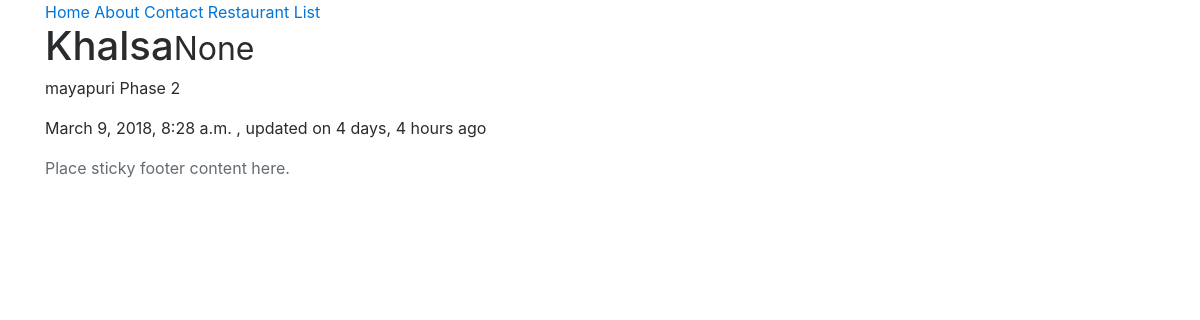
The page /restaurants/1/ on the database as committed earlier.
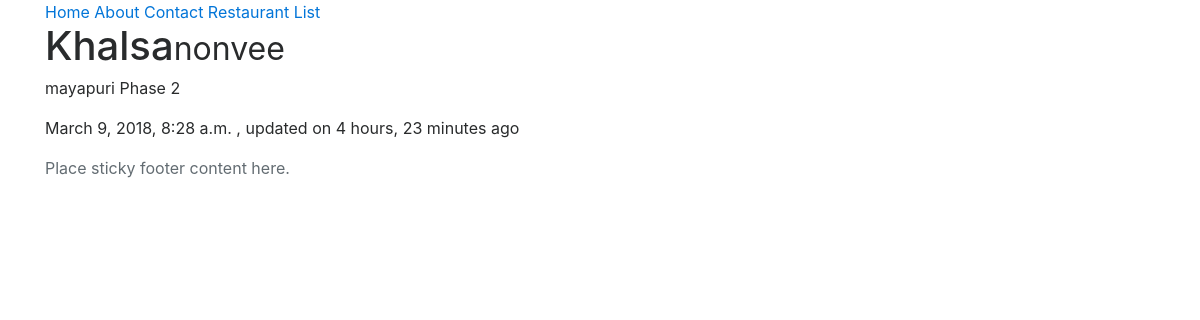
The same page on the database as committed later.
### restaurants/models.py (models this page shows, shortened)
class RestaurantLocation(models.Model):
	name 		= models.CharField(max_length = 120)
	location 	= models.CharField(max_length = 120, blank = True, null= True)
	category	= models.CharField(max_length = 120, blank = True, null= True)
	timestamp	= models.DateTimeField(auto_now_add = True)
	updated		= models.DateTimeField(auto_now= True)
	slug 		= models.SlugField(blank = True, null= True)

### restaurants/views.py (the view)
# urls.py: url(r'^restaurants/(?P<rest_id>\w+)/$', RestaurantDetailView.as_view()),
class RestaurantDetailView(DetailView):
	queryset = RestaurantLocation.objects.all()
	'''def get_context_data(self, *args, **kwargs):
		print(self.kwargs)
		context = super(RestaurantDetailView, self).get_context_data(*args, **kwargs)
		print(context)
		return context'''
	def get_object(self, *args, **kwargs):
		rest_id = self.kwargs.get("rest_id")
		obj = get_object_or_404(RestaurantLocation, id = rest_id) #pk = rest_id (it makes the rest id equal to default django get url keywords)
		return obj

### restaurants/templates/restaurants/restaurantlocation_detail.html (shortened to what this page needs)
{% extends "base.html" %}
{% block content %}
<h1>{{object.name}}<small>{{object.category}}</small></h1>
<p>{{object.location}} </p>
<p> {{object.timestamp}} , updated on {{object.updated|timesince }} ago </p>
{% endblock %}

Rows that differ between the two databases and show on the page:
changed RestaurantLocation "Khalsa": category "None" → "nonvee"; updated "4 days, 4 hours" → "4 hours, 23 minutes"
